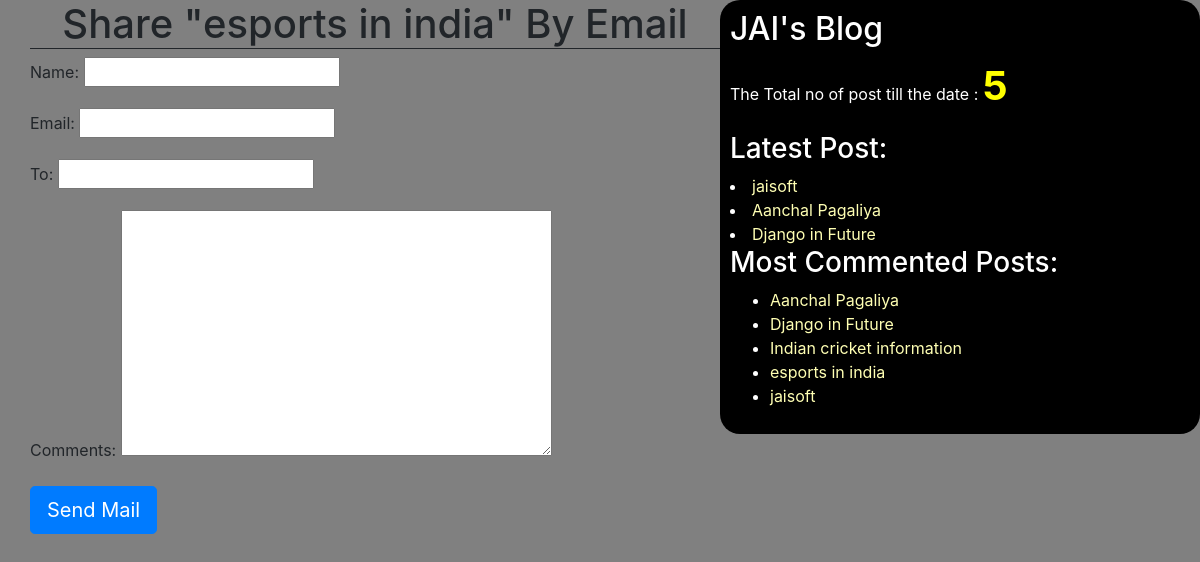
The app's page /2/share/ with its own data.
### blogapp/models.py (models this page shows, shortened)
class Post(models.Model):
    STATUS_CHOICES=(('draft', 'Draft'), ('published', 'Published'))
    title=models.CharField(max_length=256)
    slug=models.SlugField(max_length=256, unique_for_date='publish')
    author=models.ForeignKey(User, related_name='blog_posts', on_delete=models.CASCADE)
    body=models.TextField()
    publish=models.DateTimeField(default=timezone.now)
    created=models.DateTimeField(auto_now_add=True)
    updated = models.DateTimeField(auto_now=True)
    status=models.CharField(max_length=10, choices=STATUS_CHOICES, default='draft')
    objects=CustomManager()
    tags= TaggableManager()
    class Meta:
        ordering = ('-publish',)
    def get_absolute_url(self):
        return reverse('post_detail', args=[self.publish.year, self.publish.strftime('%m'), self.publish.strftime('%d'), self.slug]
        )

### blogapp/views.py (the view, shortened to what this page needs)
# urls.py: re_path('^(?P<id>\d+)/share/', views.mail_send_view),
def mail_send_view(request,id):
    post=get_object_or_404(Post,id=id,status='published')
    sent=False
    form = EmailSendForm(request.POST or None)
    return render(request,'blog/sharebymail.html',{'form':form , 'post':post,'sent':sent})

### blogapp/forms.py
class EmailSendForm(forms.Form):
    name = forms.CharField()
    email = forms.EmailField()
    to = forms.EmailField()
    comments = forms.CharField(required=False , widget = forms.Textarea)

### blogapp/models.py (called while the page is built)
    def get_queryset(self):
        return super().get_queryset().filter(status='published')

### blogapp/templatetags/blog_tags.py (called while the page is built)
@register.simple_tag(name='my_tag')
def total_posts():
    return Post.objects.count()

@register.inclusion_tag('blog/latest_post123.html')
def show_latest_posts():
    latest_posts=Post.objects.order_by('-publish')[:3]
    return {'latest_posts':latest_posts}

@register.simple_tag
def get_most_commented_posts(count=5):
    return Post.objects.annotate(total_comments=Count('comments')).order_by('-total_comments')[:count]

### templates/blog/sharebymail.html (shortened to what this page needs)
<!DOCTYPE html>
{%extends 'blog/base.html'%}
{%block content%}
{%if sent%}
<h1>Email Successfully Sent!!</h1>
<h2>Post : {{post.title}} is shared by Email</h2>
{%else%}
<h1>Share "{{post.title}}" By Email</h1>
<form method="post">
    {{form.as_p}}
    <input type="submit" class="btn btn-primary btn-lg" value="Send Mail">
</form>
{%endif%}
{%endblock%}

### templates/blog/base.html (shortened to what this page needs)
<!DOCTYPE html>
{%load blog_tags%}
{%load static%}
<html lang="en" dir="ltr">
  <head>
      <link rel="stylesheet" href="https://stackpath.bootstrapcdn.com/bootstrap/4.5.2/css/bootstrap.min.css">
      <link rel="stylesheet" href="{%static 'css/blog.css'%}">
  </head>
  <body>
  <div class="content">
      {%block content%}
      {%endblock%}
  </div>
  <div class="sidebar">
      <h2>JAI's Blog</h2>
      <p>The Total no of post till the date : <span id="pcount">{%my_tag%}</span></p>
      <h3>Latest Post:</h3>{%show_latest_posts%}
      <h3>Most Commented Posts:</h3>
      {%get_most_commented_posts as most_commented_posts%}
          <ul>
              {%for post in most_commented_posts%}
          <li><a href="{{post.get_absolute_url}}">{{post.title}}</a></li>
          {%endfor%}
          </ul>
  </div>
  </body>
</html>

### templates/blog/latest_post123.html (shortened to what this page needs)
<a>
    {%for post in latest_posts%}
    <li><a href="{{post.get_absolute_url}}" >{{post.title}}</a></li>
    {%endfor%}

### static/css/blog.css (style rules this page uses)
.content { width:60%; float: left; padding: 0 0 0 30px; }
.sidebar { width:40%; float:right; padding: 10px; background : #000; color:white; height:100%; border-radius: 20px; }
h1 { text-align:center; border-bottom:1px solid; }
body { background:grey; }
a { color:#ffffb3; }
#pcount { font-size: 40px; color: yellow; font-weight: bold; }

### records on screen
Post: title "esports in india"
Post: title "jaisoft"
Post: title "Aanchal Pagaliya"
Post: title "Django in Future"
Post: title "Indian cricket information"
